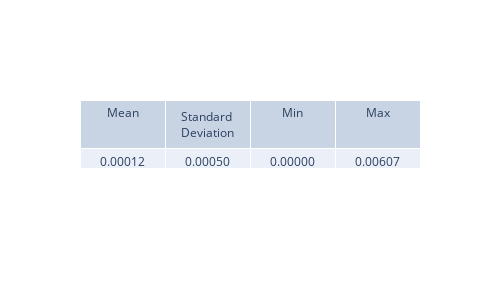

The notebook cell saved with this chart:
### Code cell
plt.figure(figsize=(8, 6), dpi=200)
psi_sq_diff = np.abs(psi_sq - psi_sq_analytical)
view_metrics(psi_sq_diff)

plt.pcolormesh(x_values, t_values, psi_sq_diff.transpose(), shading="auto")
plt.colorbar(label='|psi(x,t)|^2')
plt.xlabel('x')
plt.ylabel('t')
plt.title('Absolute error of |psi|^2')
plt.show()

### Figure 1 — Plotly figure (JSON) as saved in the notebook; plotly's stock layout.template omitted (floating-point values rounded to 4 significant figures)
{"data": [{"cells": {"values": [["0.00012"], ["0.00050"], ["0.00000"], ["0.00607"]]}, "header": {"values": ["Mean", "Standard Deviation", "Min", "Max"]}, "type": "table"}], "layout": {"height": 300, "width": 500}}
